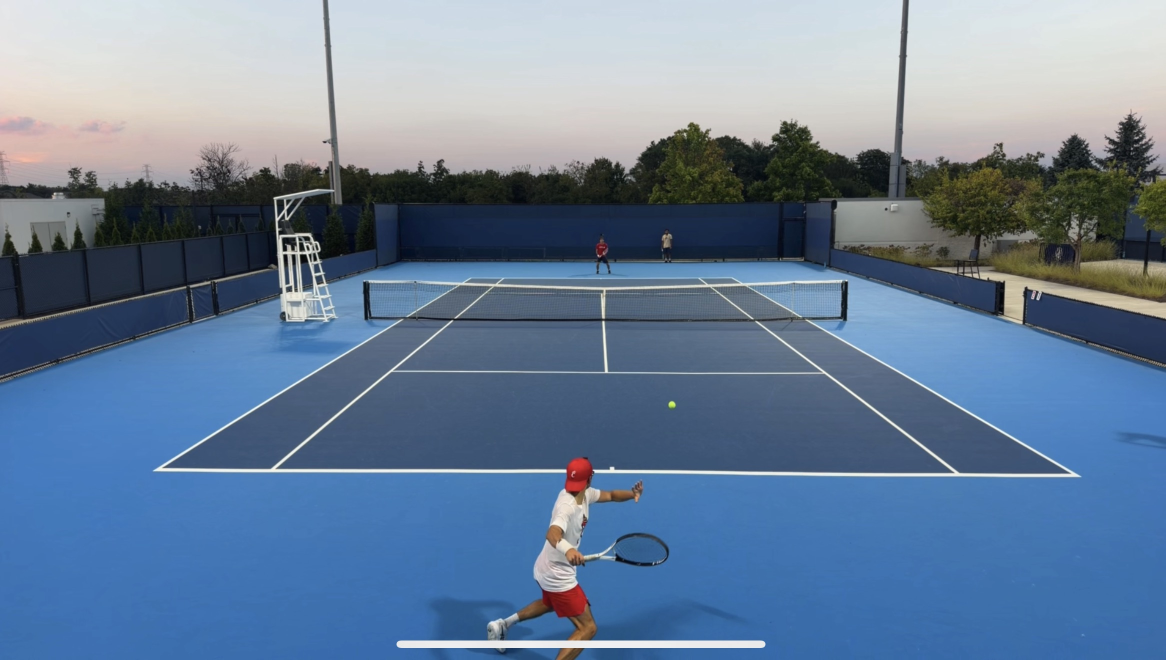
#> input picture youtube-thumbnail/src/forehand.jpg, 2332 x 1320 px (shown at 1/2 size); the run also reads 1 picture not shown here
$ python make_thumbnails.py
#> lines starting #> are read from the running program, lines starting #| are printed output that depends on the picture
#!/usr/bin/env python3
"""Generate YouTube thumbnail candidates (1280x720) from the court photos.

Usage:  python3 make_thumbnails.py            # writes out/*.png + out/contact-sheet.png
Requires: pillow  (pip install pillow)
"""
from pathlib import Path
from PIL import Image, ImageDraw, ImageFilter, ImageFont, ImageEnhance, ImageOps

HERE = Path(__file__).parent
SRC, FONTS, OUT = HERE / "src", HERE / "fonts", HERE / "out"
W, H = 1280, 720

YELLOW = (223, 255, 79)      # tennis-ball optic yellow
WHITE = (255, 255, 255)
NAVY = (12, 22, 48)
RED = (227, 24, 55)
BLACK = (0, 0, 0)


def load(name):
    img = Image.open(SRC / name)
    if name == "forehand.jpg":  # trim the iPhone video scrub bar off the bottom
        img = img.crop((0, 0, img.width, img.height - 90))
    return img


def font(name, size):
    return ImageFont.truetype(str(FONTS / name), size)


def cover(img, w, h, fx=0.5, fy=0.5):
    """Scale-and-crop img to exactly w x h, keeping the focal point (fx, fy)."""
    s = max(w / img.width, h / img.height)
    img = img.resize((round(img.width * s), round(img.height * s)), Image.LANCZOS)
    x = int((img.width - w) * fx)
    y = int((img.height - h) * fy)
    return img.crop((x, y, x + w, y + h))


def gradient(w, h, color, start=0.0, end=1.0, direction="down", max_alpha=230):
    """Linear alpha gradient of `color`, transparent at `start` and max_alpha at `end`."""
    layer = Image.new("RGBA", (w, h), color + (0,))
    px = layer.load()
    n = h if direction in ("down", "up") else w
    for i in range(n):
        t = i / max(n - 1, 1)
        if direction in ("up", "left"):
            t = 1 - t
        a = 0 if t < start else (max_alpha if t > end else int(max_alpha * (t - start) / (end - start)))
        if direction in ("down", "up"):
            for x in range(w):
                px[x, i] = color + (a,)
        else:
            for y in range(h):
                px[i, y] = color + (a,)
    return layer


def text_block(draw, xy, text, fnt, fill, stroke=0, stroke_fill=BLACK, shadow=True):
    x, y = xy
    if shadow:
        draw.text((x + 6, y + 8), text, font=fnt, fill=(0, 0, 0, 160), stroke_width=stroke, stroke_fill=(0, 0, 0, 160))
    draw.text((x, y), text, font=fnt, fill=fill, stroke_width=stroke, stroke_fill=stroke_fill)


def pill(draw, xy, text, fnt, bg, fg, pad=(28, 12), radius=999):
    x, y = xy
    l, t, r, b = draw.textbbox((0, 0), text, font=fnt)
    tw, th = r - l, b - t
    box = (x, y, x + tw + pad[0] * 2, y + th + pad[1] * 2)
    draw.rounded_rectangle(box, radius=radius, fill=bg)
    draw.text((x + pad[0] - l, y + pad[1] - t), text, font=fnt, fill=fg)
    return box


def tennis_ball(size):
    """A simple flat tennis-ball glyph as an RGBA image."""
    s = size * 4
    im = Image.new("RGBA", (s, s), (0, 0, 0, 0))
    d = ImageDraw.Draw(im)
    d.ellipse((0, 0, s - 1, s - 1), fill=YELLOW)
    # seam: two arcs from circles centred outside the ball, clipped to the ball
    lw = s // 13
    seam = Image.new("RGBA", (s, s), (0, 0, 0, 0))
    sd = ImageDraw.Draw(seam)
    sd.arc((-s * 1.0, -s * 0.15, s * 0.3, s * 1.15), 300, 60, fill=WHITE, width=lw)
    sd.arc((s * 0.7, -s * 0.15, s * 2.0, s * 1.15), 120, 240, fill=WHITE, width=lw)
    clip = Image.new("L", (s, s), 0)
    ImageDraw.Draw(clip).ellipse((lw, lw, s - 1 - lw, s - 1 - lw), fill=255)
    im.paste(seam, (0, 0), Image.composite(seam.split()[3], Image.new("L", (s, s), 0), clip))
    # shading
    shade = Image.new("RGBA", (s, s), (0, 0, 0, 0))
    ImageDraw.Draw(shade).ellipse((s * 0.15, s * 0.15, s * 1.1, s * 1.1), fill=(0, 0, 0, 70))
    shade = shade.filter(ImageFilter.GaussianBlur(s // 12))
    mask = Image.new("L", (s, s), 0)
    ImageDraw.Draw(mask).ellipse((0, 0, s - 1, s - 1), fill=255)
    im = Image.alpha_composite(im, Image.composite(shade, Image.new("RGBA", (s, s), (0, 0, 0, 0)), mask))
    return im.resize((size, size), Image.LANCZOS)


def rounded_photo(img, w, h, radius, border=8, border_color=WHITE, fx=0.5, fy=0.5):
    ph = cover(img, w, h, fx, fy).convert("RGBA")
    mask = Image.new("L", (w, h), 0)
    ImageDraw.Draw(mask).rounded_rectangle((0, 0, w - 1, h - 1), radius=radius, fill=255)
    out = Image.new("RGBA", (w + border * 2, h + border * 2), (0, 0, 0, 0))
    ImageDraw.Draw(out).rounded_rectangle((0, 0, out.width - 1, out.height - 1), radius=radius + border, fill=border_color)
    out.paste(ph, (border, border), mask)
    return out


def add_shadow(canvas, layer, pos, blur=18, offset=(0, 14), alpha=150):
    sh = Image.new("RGBA", layer.size, (0, 0, 0, 0))
    sh.paste((0, 0, 0, alpha), (0, 0), layer.split()[3])
    sh = sh.filter(ImageFilter.GaussianBlur(blur))
    canvas.alpha_composite(sh, (pos[0] + offset[0], pos[1] + offset[1]))
    canvas.alpha_composite(layer, pos)


def punch(img, contrast=1.15, color=1.2, sharp=1.2):
    img = ImageEnhance.Contrast(img).enhance(contrast)
    img = ImageEnhance.Color(img).enhance(color)
    return ImageEnhance.Sharpness(img).enhance(sharp)


# ---------------------------------------------------------------- concepts

def concept_a_action():
    """Full-bleed forehand shot, huge '7+ SHOT RALLIES' bottom-left, team selfie inset."""
    bg = punch(cover(load("forehand.jpg"), W, H, 0.5, 0.55)).convert("RGBA")
    bg.alpha_composite(gradient(W, H, NAVY, 0.35, 1.0, "down", 235))
    bg.alpha_composite(gradient(W, H, NAVY, 0.0, 0.55, "left", 120))
    d = ImageDraw.Draw(bg)

    pill(d, (56, 54), "RAW COMMENTARY", font("BebasNeue.ttf", 40), RED, WHITE)

    big = font("Anton.ttf", 180)
    text_block(d, (48, 262), "7+ SHOT", big, YELLOW, stroke=6)
    text_block(d, (48, 422), "RALLIES", big, WHITE, stroke=6)
    pill(d, (56, 640), "TEAM SINGLES  •  CINCY OPEN COURTS", font("BebasNeue.ttf", 38), YELLOW, NAVY, pad=(22, 8))

    inset = rounded_photo(load("team-selfie.jpg"), 400, 300, 26, fx=0.55, fy=0.35)
    inset = inset.rotate(4, resample=Image.BICUBIC, expand=True)
    add_shadow(bg, inset, (W - inset.width - 30, 50))
    bg.alpha_composite(tennis_ball(96), (W - 120, 400))
    return bg.convert("RGB")


def concept_b_squad():
    """Team selfie is the hero (faces sell clicks); title stacked in the dusk sky."""
    bg = punch(cover(load("team-selfie.jpg"), W, H, 0.5, 0.0), 1.1, 1.15).convert("RGBA")
    bg.alpha_composite(gradient(W, H, BLACK, 0.45, 1.0, "down", 215))
    d = ImageDraw.Draw(bg)

    box = pill(d, (48, 40), "RAW COMMENTARY", font("BebasNeue.ttf", 44), RED, WHITE)
    pill(d, (box[2] + 16, 40), "CINCY OPEN COURTS", font("BebasNeue.ttf", 44), YELLOW, NAVY)

    big = font("Anton.ttf", 150)
    text_block(d, (48, 430), "7+ SHOT RALLIES", big, YELLOW, stroke=8)
    text_block(d, (52, 590), "TEAM SINGLES", font("Anton.ttf", 92), WHITE, stroke=6)
    return bg.convert("RGB")


def concept_c_split():
    """Left: dusk stadium column. Right: forehand action. Giant '7+' as the hook."""
    canvas = Image.new("RGBA", (W, H), NAVY + (255,))
    left_w = 470
    left = punch(cover(load("stadium-dusk.jpg"), left_w, H, 0.5, 0.38)).convert("RGBA")
    right = punch(cover(load("forehand.jpg"), W - left_w + 40, H, 0.62, 0.6)).convert("RGBA")
    canvas.alpha_composite(right, (left_w - 40, 0))
    # diagonal divider: mask the left photo with a slanted edge
    mask = Image.new("L", (left_w, H), 0)
    ImageDraw.Draw(mask).polygon([(0, 0), (left_w, 0), (left_w - 70, H), (0, H)], fill=255)
    canvas.paste(left, (0, 0), mask)
    d = ImageDraw.Draw(canvas)
    d.line([(left_w + 4, -4), (left_w - 66, H + 4)], fill=YELLOW, width=14)

    canvas.alpha_composite(gradient(W, H, BLACK, 0.5, 1.0, "down", 210))
    d = ImageDraw.Draw(canvas)

    text_block(d, (30, 30), "7+", font("Anton.ttf", 300), YELLOW, stroke=8)
    text_block(d, (44, 335), "SHOT", font("Anton.ttf", 120), WHITE, stroke=6)
    text_block(d, (44, 455), "RALLIES", font("Anton.ttf", 120), WHITE, stroke=6)

    box = pill(d, (560, 44), "RAW COMMENTARY", font("BebasNeue.ttf", 40), RED, WHITE)
    pill(d, (box[2] + 16, 44), "CINCY OPEN COURTS", font("BebasNeue.ttf", 40), YELLOW, NAVY)
    d.text((48, 606), "TEAM SINGLES", font=font("BebasNeue.ttf", 54), fill=WHITE, stroke_width=4, stroke_fill=BLACK)
    canvas.alpha_composite(tennis_ball(110), (W - 150, 300))
    return canvas.convert("RGB")


def contact_sheet(paths):
    thumbs = [Image.open(p).resize((640, 360), Image.LANCZOS) for p in paths]
    sheet = Image.new("RGB", (640 * 2 + 60, 360 * 2 + 60), (30, 30, 30))
    for i, t in enumerate(thumbs):
        sheet.paste(t, (20 + (i % 2) * 660, 20 + (i // 2) * 380))
    return sheet


if __name__ == "__main__":
    OUT.mkdir(exist_ok=True)
    made = []
    for name, fn in [("A-action", concept_a_action), ("B-squad", concept_b_squad), ("C-split", concept_c_split)]:
        p = OUT / f"{name}.png"
        img = fn()
        img.save(p, optimize=True)
        img.save(p.with_suffix(".jpg"), quality=90, optimize=True)
        made.append(p)
        print("wrote", p, "and", p.with_suffix(".jpg"))
#> this loop made 3 passes
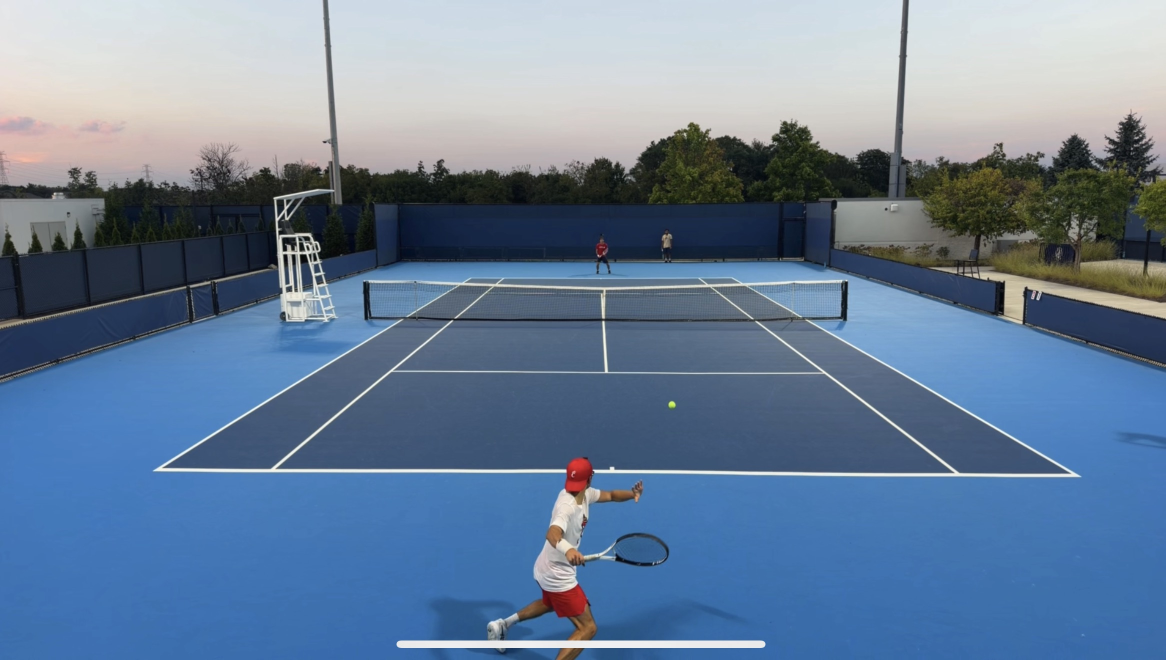
#> input picture youtube-thumbnail/src/forehand.jpg, 2332 x 1320 px (shown at 1/2 size)
#> pass 1, in load, `img = img.crop((0, 0, img.width, img.height - 90))`:
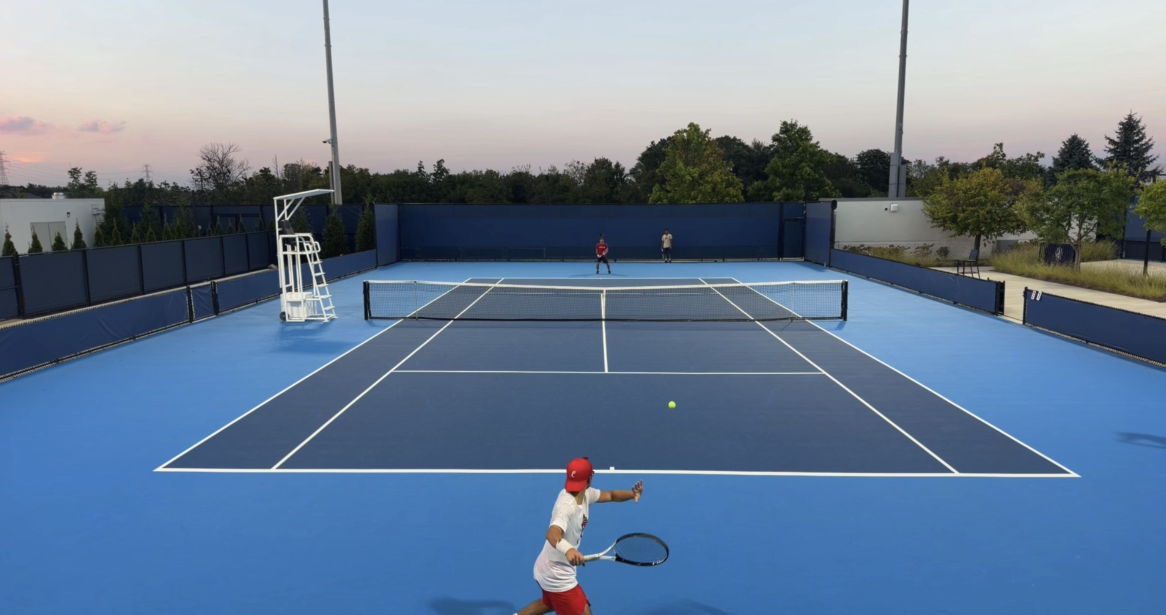
#> img: PIL image 2332x1230 RGB (shown at 1/2 size); mean R, G, B 107.3, 127.9, 152.1
#> pass 1, in punch, `img = ImageEnhance.Contrast(img).enhance(contrast)`:
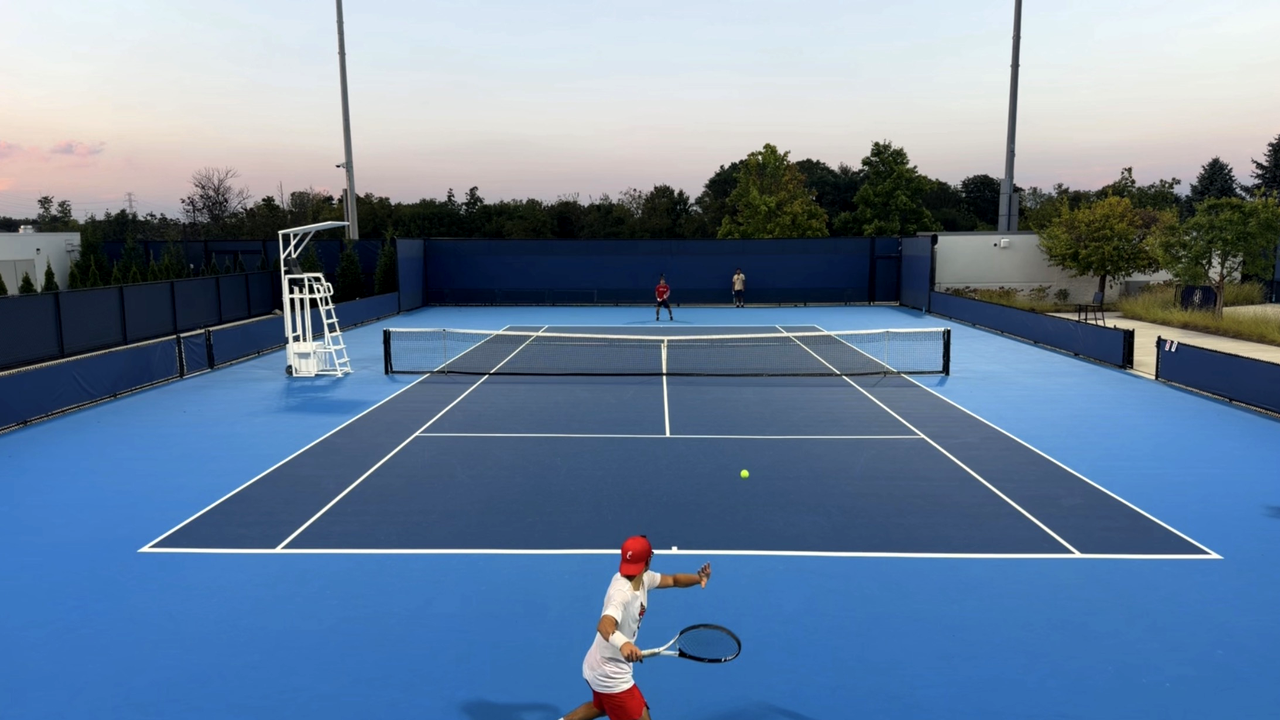
#> img: PIL image 1280x720 RGB; mean R, G, B 104.2, 127.9, 155.7
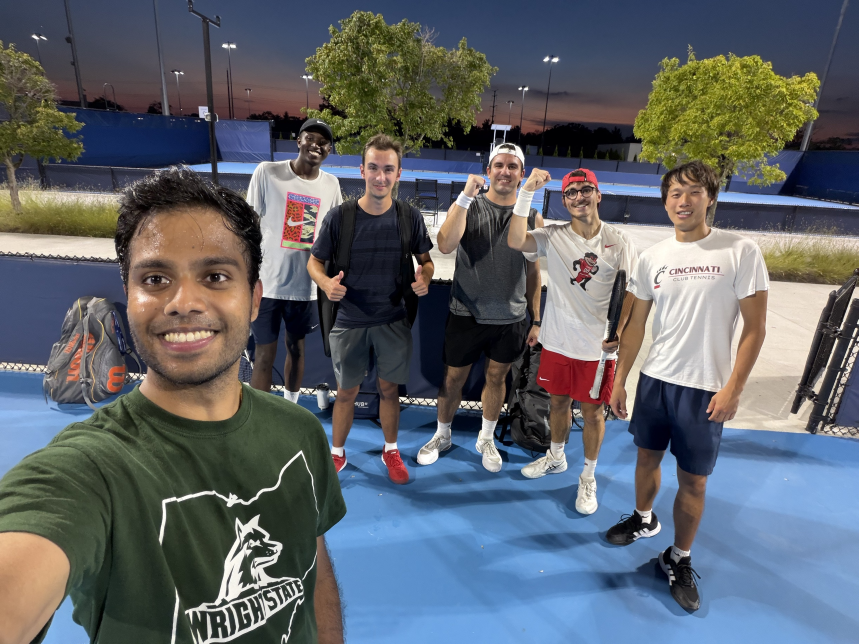
#> input picture youtube-thumbnail/src/team-selfie.jpg, 2576 x 1932 px (shown at 1/3 size)
#> after the loop:
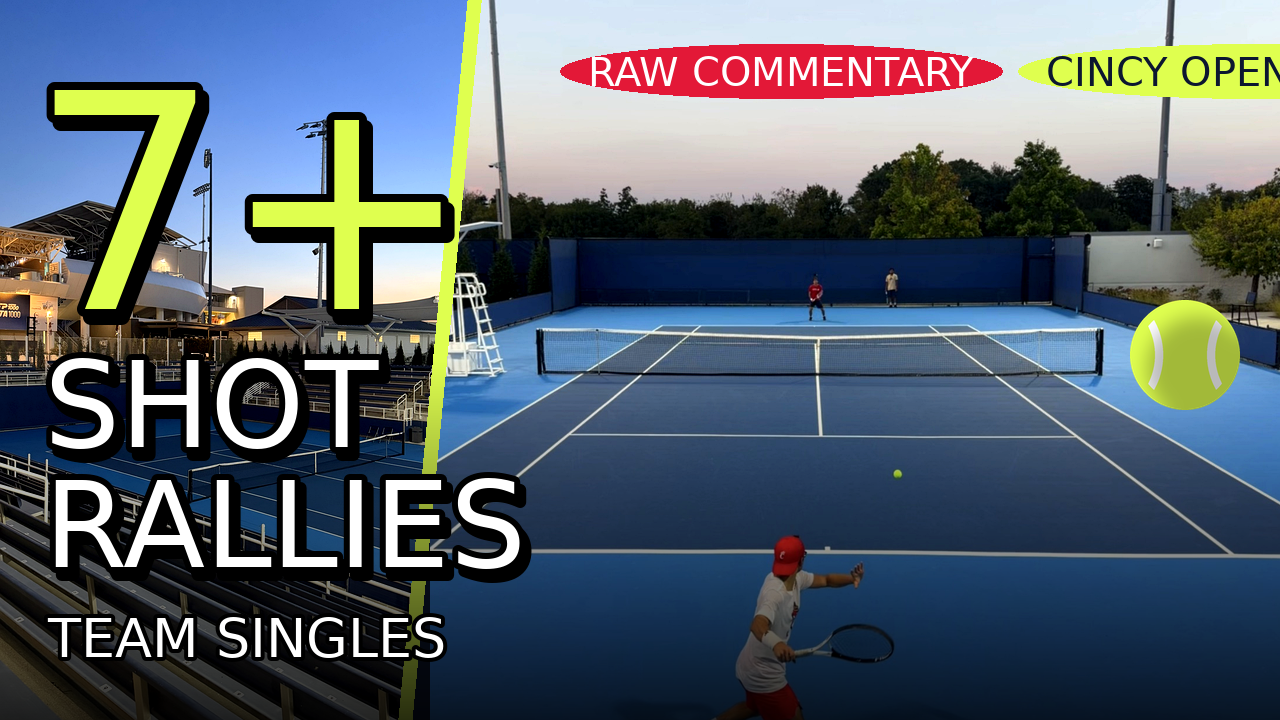
#> img: PIL image 1280x720 RGB; mean R, G, B 87.5, 99.5, 110.5
#> after the loop, made = 3 items
    contact_sheet(made).save(OUT / "contact-sheet.png")
#> in contact_sheet, `sheet = Image.new("RGB", (640 * 2 + 60, 360 * 2 + 60), (30, 30, 30))`: sheet: PIL image 1340x780 RGB; every value is 30
#> the loop in contact_sheet, `for i, t in enumerate(thumbs):` made 3 passes
#> after the loop in contact_sheet, `for i, t in enumerate(thumbs):`:
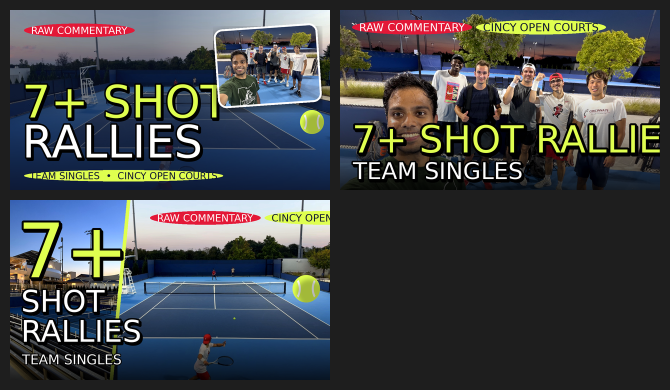
#> sheet: PIL image 1340x780 RGB (shown at 1/2 size); mean R, G, B 65.8, 69.2, 70.8
    print("wrote", OUT / "contact-sheet.png")
